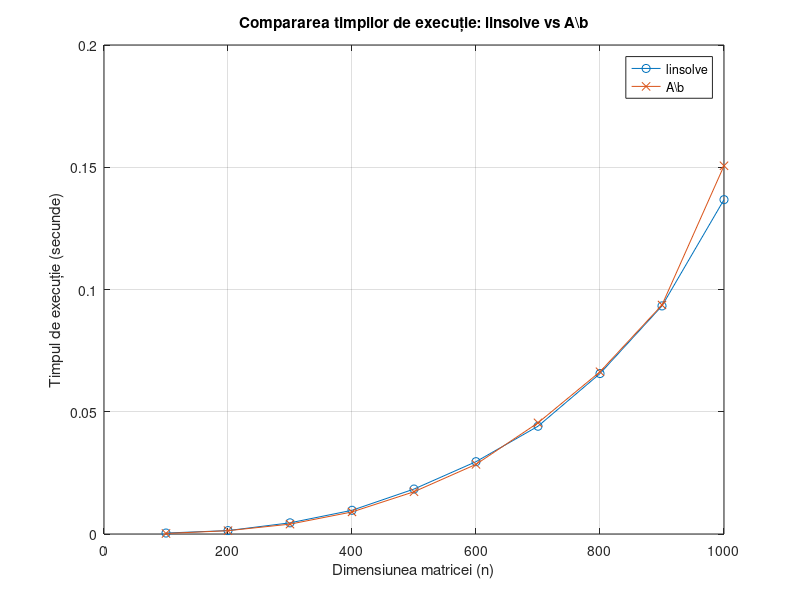

The MATLAB source for this figure:
v = 100:100:1000;   
% Dimensiuni diferite ale matricei
nr_rep = 10;          
% Repetări pentru stabilirea mediei timpilor

% Vectori pentru stocarea timpilor
time_linsolve = zeros(size(v));
time_backslash = zeros(size(v));

% Parcurgerea dimensiunilor
for i = 1:length(v)
    n = v(i);
    fprintf('Dimensiunea matricei: %d x %d\n', n, n);
    
    A = randn(n, n);  
    A = A' * A;  % A devine simetrică și pozitiv definită
    b = randn(n, 1); 
    
    % Compararea timpilor pentru linsolve
    t_linsolve = 0;
    for r = 1:nr_rep
        tic;
        x1 = linsolve(A, b);  % Rezolvarea cu linsolve
        t_linsolve = t_linsolve + toc;
    end
    time_linsolve(i) = t_linsolve / nr_rep;
    
    % Compararea timpilor pentru A\b
    t_backslash = 0;
    for r = 1:nr_rep
        tic;
        x2 = A\b;  
        % Rezolvarea cu backslash
        t_backslash = t_backslash + toc;
    end
    time_backslash(i) = t_backslash / nr_rep;

    norm_diff = norm(x1 - x2);
    fprintf('Norma diferenței soluțiilor: %.2e\n', norm_diff);
end

% Afișarea graficelor comparării timpilor
figure;
plot(v, time_linsolve, '-o', v, time_backslash, '-x');
xlabel('Dimensiunea matricei (n)');
ylabel('Timpul de execuție (secunde)');
legend('linsolve', 'A\b');
title('Compararea timpilor de execuție: linsolve vs A\b');
grid on;

%Concluziile experimentului arată că funcția linsolve este mai eficientă decât operatorul \ 
%atunci când matricea sistemului este simetrică și pozitiv definită. 
%Timpul de execuție pentru linsolve este considerabil mai mic, în special pentru dimensiuni mari ale matricei, 
% fără a compromite corectitudinea soluției. 
%Soluțiile obținute cu ambele metode sunt identice, diferențele fiind neglijabile (verificate prin norma diferenței). 
